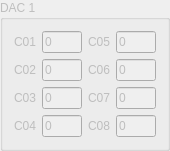
       <widget class="QGroupBox" name="groupBox_7">
        <property name="enabled">
         <bool>false</bool>
        </property>
        <property name="geometry">
         <rect>
          <x>9</x>
          <y>112</y>
          <width>160</width>
          <height>135</height>
         </rect>
        </property>
        <property name="maximumSize">
         <size>
          <width>170</width>
          <height>150</height>
         </size>
        </property>
        <property name="title">
         <string>DAC 1</string>
        </property>
        <layout class="QGridLayout" name="gridLayout_16">
         <item row="0" column="1" colspan="2">
          <layout class="QVBoxLayout" name="verticalLayout_4">
           <item>
            <layout class="QGridLayout" name="gridLayout_17">
             <item row="1" column="0">
              <widget class="QLabel" name="label_20">
               <property name="text">
                <string>C02</string>
               </property>
              </widget>
             </item>
             <item row="2" column="0">
              <widget class="QLabel" name="label_21">
               <property name="text">
                <string>C03</string>
               </property>
              </widget>
             </item>
             <item row="3" column="0">
              <widget class="QLabel" name="label_22">
               <property name="text">
                <string>C04</string>
               </property>
              </widget>
             </item>
             <item row="0" column="1">
              <widget class="QLineEdit" name="dac01channel01">
               <property name="sizePolicy">
                <sizepolicy hsizetype="Fixed" vsizetype="Fixed">
                 <horstretch>0</horstretch>
                 <verstretch>0</verstretch>
                </sizepolicy>
               </property>
               <property name="maximumSize">
                <size>
                 <width>40</width>
                 <height>16777215</height>
                </size>
               </property>
               <property name="text">
                <string>0</string>
               </property>
              </widget>
             </item>
             <item row="1" column="1">
              <widget class="QLineEdit" name="dac01channel02">
               <property name="sizePolicy">
                <sizepolicy hsizetype="Fixed" vsizetype="Fixed">
                 <horstretch>0</horstretch>
                 <verstretch>0</verstretch>
                </sizepolicy>
               </property>
               <property name="maximumSize">
                <size>
                 <width>40</width>
                 <height>16777215</height>
                </size>
               </property>
               <property name="text">
                <string>0</string>
               </property>
              </widget>
             </item>
             <item row="2" column="1">
              <widget class="QLineEdit" name="dac01channel03">
               <property name="sizePolicy">
                <sizepolicy hsizetype="Fixed" vsizetype="Fixed">
                 <horstretch>0</horstretch>
                 <verstretch>0</verstretch>
                </sizepolicy>
               </property>
               <property name="maximumSize">
                <size>
                 <width>40</width>
                 <height>16777215</height>
                </size>
               </property>
               <property name="text">
                <string>0</string>
               </property>
              </widget>
             </item>
             <item row="3" column="1">
              <widget class="QLineEdit" name="dac01channel04">
               <property name="sizePolicy">
                <sizepolicy hsizetype="Fixed" vsizetype="Fixed">
                 <horstretch>0</horstretch>
                 <verstretch>0</verstretch>
                </sizepolicy>
               </property>
               <property name="maximumSize">
                <size>
                 <width>40</width>
                 <height>16777215</height>
                </size>
               </property>
               <property name="text">
                <string>0</string>
               </property>
              </widget>
             </item>
             <item row="0" column="2">
              <widget class="QLabel" name="label_23">
               <property name="text">
                <string>C05</string>
               </property>
              </widget>
             </item>
             <item row="1" column="2">
              <widget class="QLabel" name="label_24">
               <property name="text">
                <string>C06</string>
               </property>
              </widget>
             </item>
             <item row="2" column="2">
              <widget class="QLabel" name="label_25">
               <property name="text">
                <string>C07</string>
               </property>
              </widget>
             </item>
             <item row="3" column="2">
              <widget class="QLabel" name="label_26">
               <property name="text">
                <string>C08</string>
               </property>
              </widget>
             </item>
             <item row="0" column="3">
              <widget class="QLineEdit" name="dac01channel05">
               <property name="sizePolicy">
                <sizepolicy hsizetype="Fixed" vsizetype="Fixed">
                 <horstretch>0</horstretch>
                 <verstretch>0</verstretch>
                </sizepolicy>
               </property>
               <property name="maximumSize">
                <size>
                 <width>40</width>
                 <height>16777215</height>
                </size>
               </property>
               <property name="text">
                <string>0</string>
               </property>
              </widget>
             </item>
             <item row="1" column="3">
              <widget class="QLineEdit" name="dac01channel06">
               <property name="sizePolicy">
                <sizepolicy hsizetype="Fixed" vsizetype="Fixed">
                 <horstretch>0</horstretch>
                 <verstretch>0</verstretch>
                </sizepolicy>
               </property>
               <property name="maximumSize">
                <size>
                 <width>40</width>
                 <height>16777215</height>
                </size>
               </property>
               <property name="text">
                <string>0</string>
               </property>
              </widget>
             </item>
             <item row="2" column="3">
              <widget class="QLineEdit" name="dac01channel07">
               <property name="sizePolicy">
                <sizepolicy hsizetype="Fixed" vsizetype="Fixed">
                 <horstretch>0</horstretch>
                 <verstretch>0</verstretch>
                </sizepolicy>
               </property>
               <property name="maximumSize">
                <size>
                 <width>40</width>
                 <height>16777215</height>
                </size>
               </property>
               <property name="text">
                <string>0</string>
               </property>
              </widget>
             </item>
             <item row="3" column="3">
              <widget class="QLineEdit" name="dac01channel08">
               <property name="sizePolicy">
                <sizepolicy hsizetype="Fixed" vsizetype="Fixed">
                 <horstretch>0</horstretch>
                 <verstretch>0</verstretch>
                </sizepolicy>
               </property>
               <property name="maximumSize">
                <size>
                 <width>40</width>
                 <height>16777215</height>
                </size>
               </property>
               <property name="text">
                <string>0</string>
               </property>
              </widget>
             </item>
             <item row="0" column="0">
              <widget class="QLabel" name="label_27">
               <property name="text">
                <string>C01</string>
               </property>
              </widget>
             </item>
            </layout>
           </item>
          </layout>
         </item>
        </layout>
       </widget>
